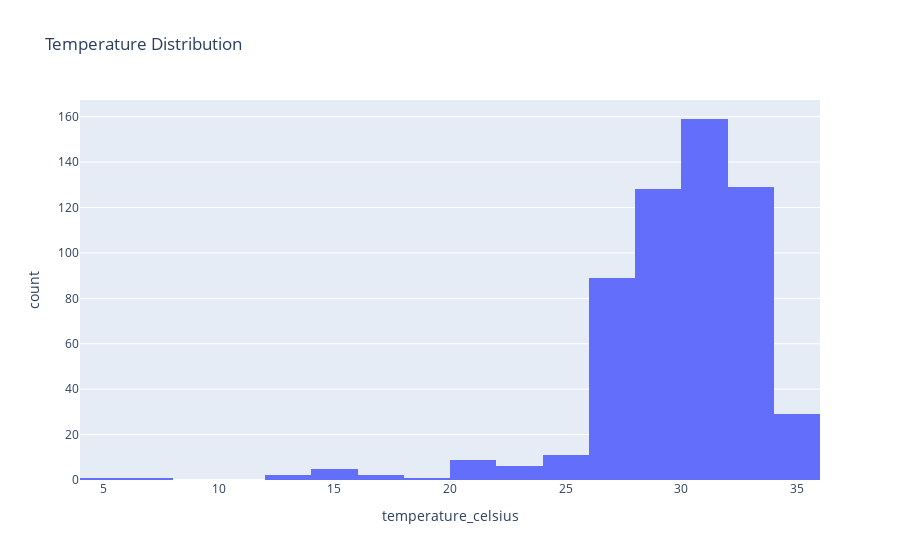

Source (notebook cell):
### Markdown cell above
## Visualization

### Code cell
# Temperature Distribution
fig1 = px.histogram(weather_data, x="temperature_celsius",
                    nbins=20, title="Temperature Distribution")
fig1.show()

### Figure 1 — Plotly figure (JSON) as saved in the notebook; plotly's stock layout.template omitted (floating-point values rounded to 4 significant figures; data arrays with more than 128 entries replaced by an {"elided": "..."} marker saying what was removed)
{"data": [{"alignmentgroup": "True", "bingroup": "x", "hovertemplate": "temperature_celsius=%{x}<br>count=%{y}<extra></extra>", "legendgroup": "", "marker": {"color": "#636efa", "pattern": {"shape": ""}}, "name": "", "nbinsx": 20, "offsetgroup": "", "orientation": "v", "showlegend": false, "type": "histogram", "x": {"elided": "572 float values"}, "xaxis": "x", "yaxis": "y"}], "layout": {"autosize": true, "barmode": "relative", "legend": {"tracegroupgap": 0}, "title": {"text": "Temperature Distribution"}, "xaxis": {"anchor": "y", "autorange": true, "domain": [0, 1], "range": [4, 36], "title": {"text": "temperature_celsius"}, "type": "linear"}, "yaxis": {"anchor": "x", "autorange": true, "domain": [0, 1], "range": [0, 167.4], "title": {"text": "count"}}}}
